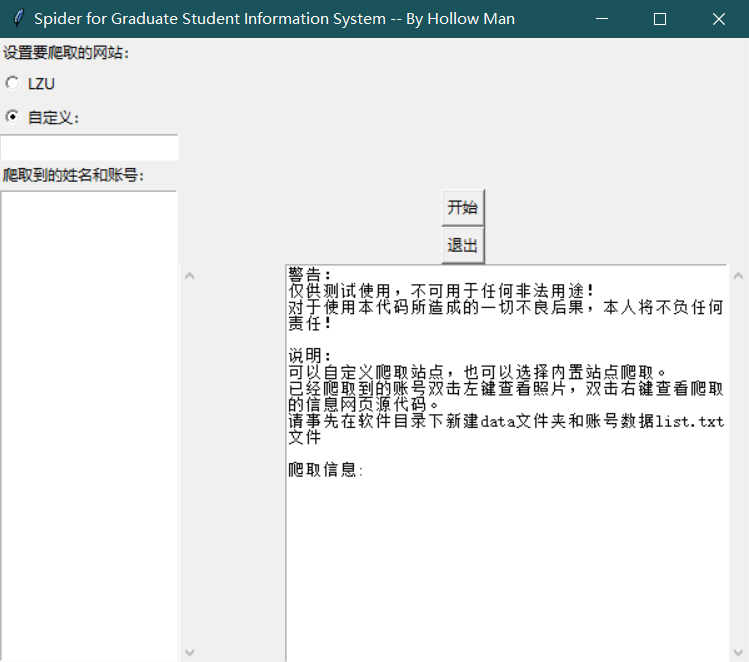
#> input picture Pics/Spider-for-Graduate-Student-Information-System-With-UI.PNG, 749 x 662 px; its folder holds only this picture in this run
$ python -i Spider-for-Student-Information-System-With-UI.py   (imports and definitions only)
#> lines starting #> are read from the running program, lines starting #| are printed output that depends on the picture; after the words box and inside, x2 and y2 are one past the last pixel; in counts of white or black regions, pixels touching at a corner belong together
# -*- coding:utf-8 -*-
# by 'hollowman6' from Lanzhou University(兰州大学)

'''
警告：
仅供测试使用，不可用于任何非法用途！
对于使用本代码所造成的一切不良后果，本人将不负任何责任！

Warning:
For TESTING ONLY, not for any ILLIGAL USE!
I will not be responsible for any adverse consequences caused by using this code.

'''

# 多线程 Multithreading
import threading
# 图像处理 Image processing
from PIL import Image
from PIL import ImageTk
# 文件处理 File processing
import io
import os
# 正则表达式搜索 Regular expression search
import re
# 爬虫库导入 Import Spider
import requests
# 识别验证码 Captcha Verification
import pytesseract
# 图形界面
import tkinter as tk
import tkinter.messagebox

# 使用多线程 Using multithreading
# 限制线程的最大数量为32个 The maximum number of restricted threads is 32
threadmax = threading.BoundedSemaphore(32)
# 将锁内的代码串行化 Serialization of code in locks
lock = threading.Lock()
l = []
flag = False
count=0

# 按照阈值进行二值化处理 Binarization according to threshold
# threshold: 像素阈值
def get_bin_table(threshold):
    # 获取灰度转二值的映射table Mapping table for gray level to binary
    table = []
    for i in range(256):
        if i < threshold:
            table.append(0)
        else:
            table.append(1)
    return table


# 去掉二值化处理后的图片中的边缘噪声 Remove edge noise from binarized images
def cut_noise(image):

    rows, cols = image.size  # 图片的宽度和高度 Width and Height of Pictures
    position = []  # 噪声位置 Noise location

    # 遍历图片中的每个点，除掉边缘 Traverse through each point in the picture, removing the edges
    for i in range(68, rows):
        for j in range(0, cols):
            position.append((i, j))
    # 对相应位置进行像素修改，将噪声处的像素置为1（白色） Modify the corresponding position and set the noise pixel to 1 (white)
    for pos in position:
        image.putpixel(pos, 1)

    return image  # 返回修改后的图片 Return the modified image


# 识别图片中的数字 Recognition of Numbers in Pictures
# 传入参数为图片路径，返回结果为：识别结果 The input parameter is the picture path, and the return result is: recognition result
def OCR_lmj(img_path):

    image = Image.open(img_path)  # 打开图片文件 Open Picture File
#> image is the input picture: PIL image 749x662 RGBA; mean R, G, B, A 230.1, 233.2, 233.6, 255
    imgry = image.convert('L')  # 转化为灰度图 Conversion to gray scale image
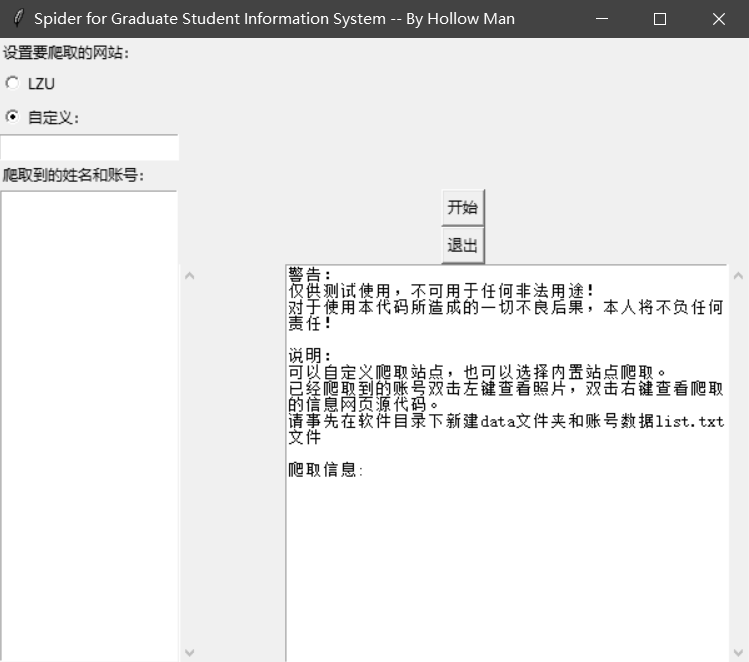
#> imgry: PIL image 749x662 L; min 0, max 255, mean 232.3

    # 将图片进行二值化处理 Binarization of Pictures
    table = get_bin_table(140)
    out = imgry.point(table, '1')
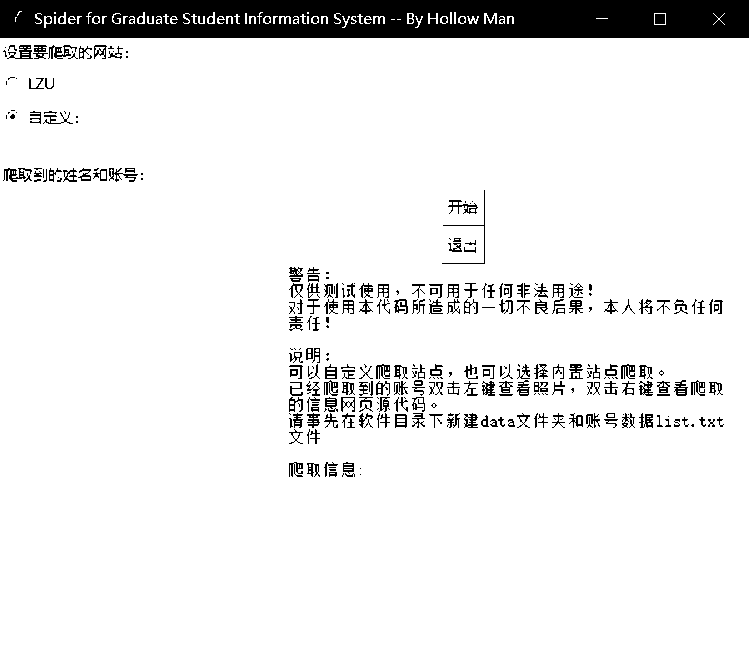
#> out: PIL image 749x662 1; 92% white; 336 black regions (130 under 20 px), largest, box (x1, y1, x2, y2) and area: (0, 0, 749, 38) 26474, (3, 168, 32, 182) 178, (48, 45, 77, 59) 176

    # 去掉图片中的噪声（孤立点） Remove noise (outliers) from the picture
    out = cut_noise(out)
#> after the loop in cut_noise, `for pos in position:`:
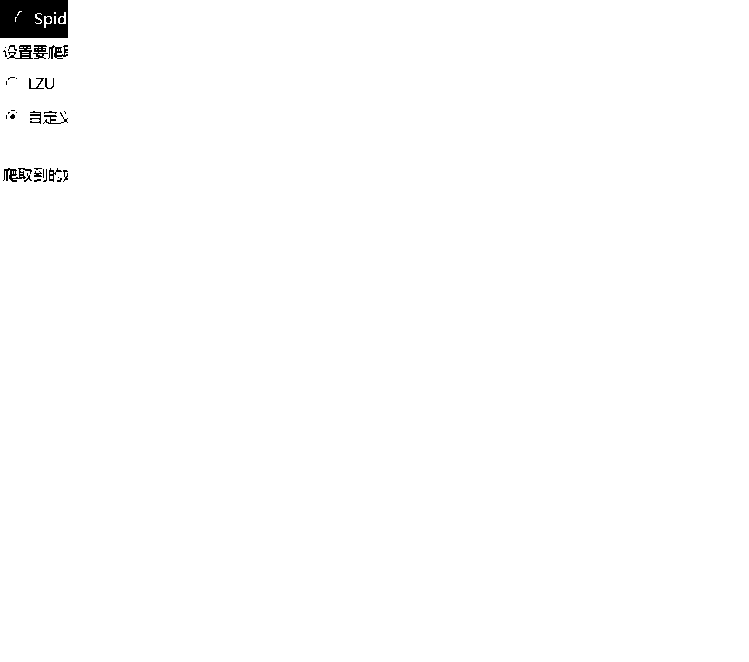
#> image: PIL image 749x662 1; 99.3% white; 33 black regions (18 under 20 px), largest, box (x1, y1, x2, y2) and area: (0, 0, 68, 38) 2404, (3, 168, 32, 182) 178, (7, 45, 33, 59) 160

    # 识别图片 Identifying pictures
#> (the run stopped early here; a loop or call above may not have finished)

$ run again, on Pics/Spider-for-Student-Information-System-With-UI.PNG
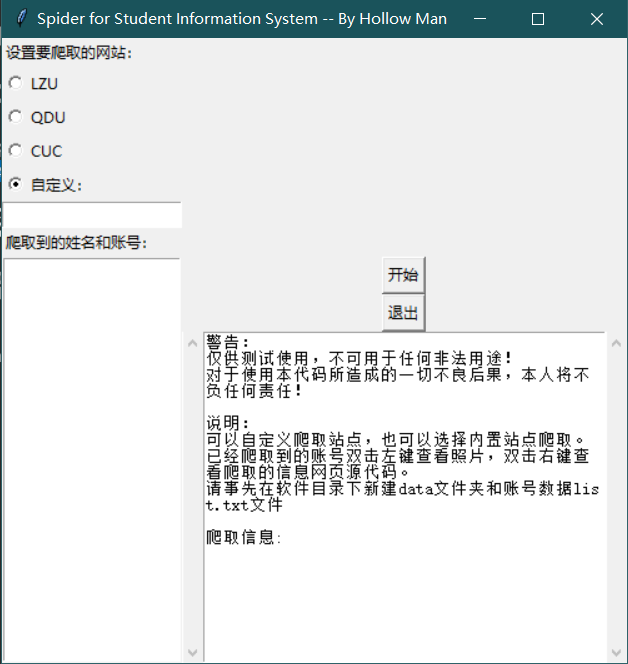
#> input picture Pics/Spider-for-Student-Information-System-With-UI.PNG, 628 x 664 px
#> in OCR_lmj, image is the input picture: PIL image 628x664 RGBA; mean R, G, B, A 227.3, 230.6, 231, 255
#> in OCR_lmj, `out = imgry.point(table, '1')`:
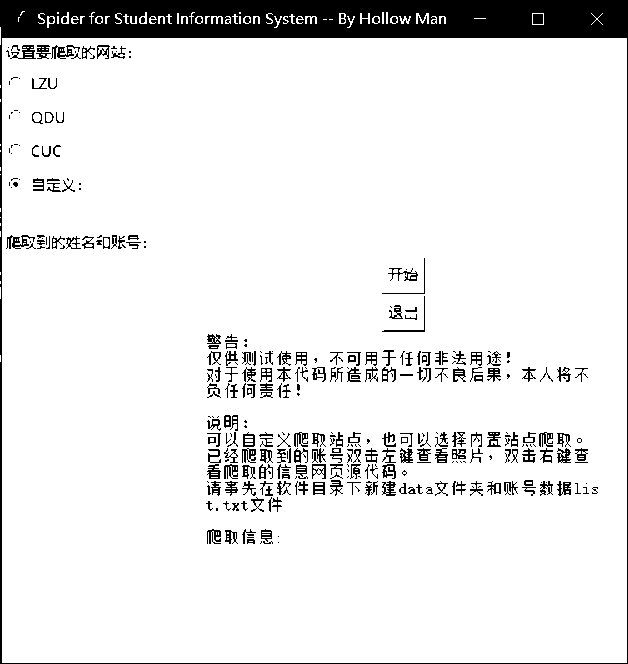
#> out: PIL image 628x664 1; 90.9% white; 354 black regions (146 under 20 px), largest, box (x1, y1, x2, y2) and area: (0, 0, 628, 664) 24580, (51, 45, 80, 59) 176, (6, 235, 35, 249) 176
#> after the loop in cut_noise, `for pos in position:`:
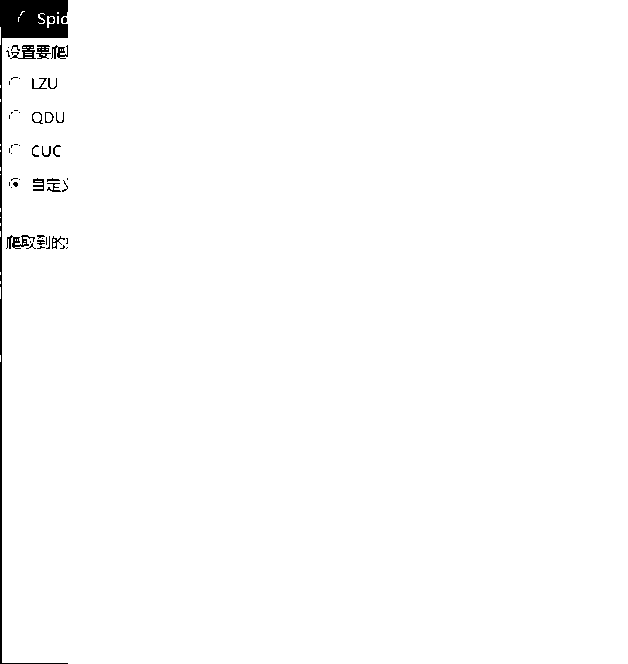
#> image: PIL image 628x664 1; 98.8% white; 51 black regions (30 under 20 px), largest, box (x1, y1, x2, y2) and area: (0, 0, 68, 664) 3662, (6, 235, 35, 249) 176, (10, 45, 36, 59) 160
